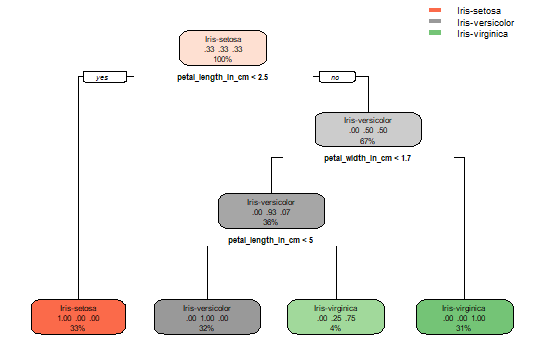

Here is the R script that generated this plot:
library('rpart')
library('rpart.plot')
library('caret')
source('metrica.R')

main <- function(){
  data <- read.table('iris.csv', header = TRUE, sep = ",")
  sample <- createDataPartition(data$class, p = 0.75, list = FALSE)
  
  treinamento <- data[sample,]
  teste<- data[-sample,]
  
  arvore = rpart(formula = class ~ sepal_length_in_cm + sepal_width_in_cm + petal_length_in_cm + petal_width_in_cm,
                 data = treinamento, method = "class", control = rpart.control(minsplit = 1), 
                 parms = list(split = "Information"), model = TRUE)
  
  
  # Predição
  predicao <- predict(arvore, teste, type = "class")
  
  # Métricas de precisão e acurácia
  confusionMatrix <- table(predicted=predicao, truth=teste$class)
  acuracia <- accuracy(confusionMatrix) 
  precisao <- precision(confusionMatrix)
  
  
  retorno<- list()
  retorno$arvore <- arvore
  retorno$acuracia <- acuracia
  retorno$precisao <- precisao
  
  return(retorno)
}

resultado <- main()
cat("Classificação\n")
cat("Acurácia: ",resultado$acuracia,"\n" )
cat("Precisão: ",resultado$precisao,"\n\n")
rpart.plot(resultado$arvore)
